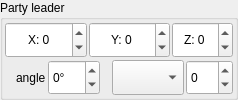
                 <widget class="QGroupBox" name="leaderonworld_box">
                  <property name="title">
                   <string>Party leader</string>
                  </property>
                  <layout class="QVBoxLayout" name="verticalLayout_64">
                   <property name="spacing">
                    <number>2</number>
                   </property>
                   <property name="leftMargin">
                    <number>2</number>
                   </property>
                   <property name="topMargin">
                    <number>2</number>
                   </property>
                   <property name="rightMargin">
                    <number>2</number>
                   </property>
                   <property name="bottomMargin">
                    <number>2</number>
                   </property>
                   <item>
                    <layout class="QHBoxLayout" name="horizontalLayout_52">
                     <item>
                      <widget class="QSpinBox" name="sbLeaderX">
                       <property name="sizePolicy">
                        <sizepolicy hsizetype="Minimum" vsizetype="Preferred">
                         <horstretch>0</horstretch>
                         <verstretch>0</verstretch>
                        </sizepolicy>
                       </property>
                       <property name="wrapping">
                        <bool>true</bool>
                       </property>
                       <property name="alignment">
                        <set>Qt::AlignCenter</set>
                       </property>
                       <property name="prefix">
                        <string notr="true">X: </string>
                       </property>
                       <property name="maximum">
                        <number>295000</number>
                       </property>
                      </widget>
                     </item>
                     <item>
                      <widget class="QSpinBox" name="sbLeaderY">
                       <property name="sizePolicy">
                        <sizepolicy hsizetype="Minimum" vsizetype="Preferred">
                         <horstretch>0</horstretch>
                         <verstretch>0</verstretch>
                        </sizepolicy>
                       </property>
                       <property name="wrapping">
                        <bool>true</bool>
                       </property>
                       <property name="alignment">
                        <set>Qt::AlignCenter</set>
                       </property>
                       <property name="prefix">
                        <string>Y: </string>
                       </property>
                       <property name="maximum">
                        <number>230000</number>
                       </property>
                      </widget>
                     </item>
                     <item>
                      <widget class="QSpinBox" name="sbLeaderZ">
                       <property name="sizePolicy">
                        <sizepolicy hsizetype="Minimum" vsizetype="Preferred">
                         <horstretch>0</horstretch>
                         <verstretch>0</verstretch>
                        </sizepolicy>
                       </property>
                       <property name="wrapping">
                        <bool>true</bool>
                       </property>
                       <property name="alignment">
                        <set>Qt::AlignCenter</set>
                       </property>
                       <property name="prefix">
                        <string notr="true">Z: </string>
                       </property>
                       <property name="maximum">
                        <number>255</number>
                       </property>
                      </widget>
                     </item>
                    </layout>
                   </item>
                   <item>
                    <layout class="QHBoxLayout" name="horizontalLayout_61">
                     <item>
                      <spacer name="horizontalSpacer_56">
                       <property name="orientation">
                        <enum>Qt::Horizontal</enum>
                       </property>
                       <property name="sizeHint" stdset="0">
                        <size>
                         <width>0</width>
                         <height>0</height>
                        </size>
                       </property>
                      </spacer>
                     </item>
                     <item>
                      <widget class="QLabel" name="label_193">
                       <property name="text">
                        <string>angle</string>
                       </property>
                      </widget>
                     </item>
                     <item>
                      <widget class="QSpinBox" name="sbLeaderAngle">
                       <property name="sizePolicy">
                        <sizepolicy hsizetype="Minimum" vsizetype="Preferred">
                         <horstretch>0</horstretch>
                         <verstretch>0</verstretch>
                        </sizepolicy>
                       </property>
                       <property name="wrapping">
                        <bool>true</bool>
                       </property>
                       <property name="suffix">
                        <string notr="true">°</string>
                       </property>
                       <property name="minimum">
                        <number>0</number>
                       </property>
                       <property name="maximum">
                        <number>360</number>
                       </property>
                       <property name="value">
                        <number>0</number>
                       </property>
                      </widget>
                     </item>
                     <item>
                      <spacer name="horizontalSpacer_70">
                       <property name="orientation">
                        <enum>Qt::Horizontal</enum>
                       </property>
                       <property name="sizeType">
                        <enum>QSizePolicy::Expanding</enum>
                       </property>
                       <property name="sizeHint" stdset="0">
                        <size>
                         <width>0</width>
                         <height>0</height>
                        </size>
                       </property>
                      </spacer>
                     </item>
                     <item>
                      <widget class="QComboBox" name="comboWorldPartyLeader">
                       <property name="sizePolicy">
                        <sizepolicy hsizetype="Preferred" vsizetype="Preferred">
                         <horstretch>0</horstretch>
                         <verstretch>0</verstretch>
                        </sizepolicy>
                       </property>
                      </widget>
                     </item>
                     <item>
                      <widget class="QSpinBox" name="sbLeaderId">
                       <property name="sizePolicy">
                        <sizepolicy hsizetype="Minimum" vsizetype="Preferred">
                         <horstretch>0</horstretch>
                         <verstretch>0</verstretch>
                        </sizepolicy>
                       </property>
                       <property name="wrapping">
                        <bool>true</bool>
                       </property>
                       <property name="maximum">
                        <number>255</number>
                       </property>
                      </widget>
                     </item>
                    </layout>
                   </item>
                  </layout>
                 </widget>
